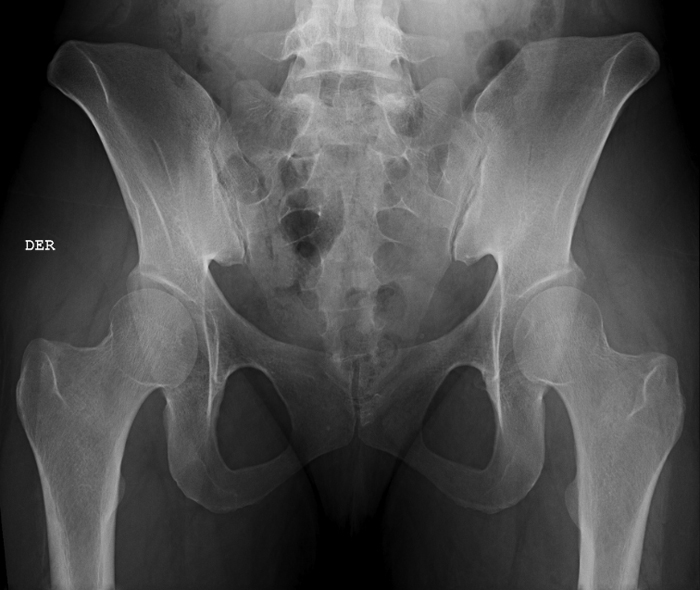
#> input picture dev/dataset/100_20_30/no_THA_train/36.jpg, 700 x 590 px, found by its file name
$ python physical_augment.py
#> lines starting #> are read from the running program, lines starting #| are printed output that depends on the picture
import os, sys
from skimage import io, color, transform
import numpy as np
# import cv2
from matplotlib import pyplot as plt


result_classes = {
    0: 'no_THA',
    1: 'yes_THA',
    2: 'yes_HRA'
}

dataset_dir = 'dataset/100_20_30'
directories = {}
for class_num in result_classes:
    directories['train_' + str(class_num)] = result_classes[class_num] + '_train'
    directories['val_' + str(class_num)] = result_classes[class_num] + '_val'
    # directories['test_' + str(class_num)] = result_classes[class_num] + '_test'

# dataset_dir = 'dataset/100_20_30_aug'
# directories = {'no_train' : 'no_THA_train',
#                 'yes_train' : 'yes_THA_train',
#                 'no_val' : 'no_THA_val',
#                 'yes_val' : 'yes_THA_val'
#               }
#                 # 'no_test' : 'no_THA_test',
#                 # 'yes_test' : 'yes_THA_test'


def read_image(img_path):
#> called with img_path = 'dataset/100_20_30/no_THA_train/36.jpg'
    x = io.imread(img_path)
#> x is the input picture: shape (590, 700, 3); min 0, max 255, mean 79.6
    img_name = os.path.splitext(img_path)[0]
    extension = os.path.splitext(img_path)[1]
    return x, img_name, extension


def save_image(x, new_img_path, extension):
    # [4 lines of commented-out code are left out]
    if extension == '':
        extension = '.jpg'
    new_img_path = new_img_path + extension
    print(new_img_path)
    if x.dtype == np.uint16:
        x = x.astype(np.uint8)
    io.imsave(new_img_path, x)


def rotate_image(img_path, degree):
    x, img_name, extension = read_image(img_path)
#> img_name = 'dataset/100_20_30/no_THA_train/36'; extension = '.jpg'
    x = transform.rotate(x, degree, resize=True)
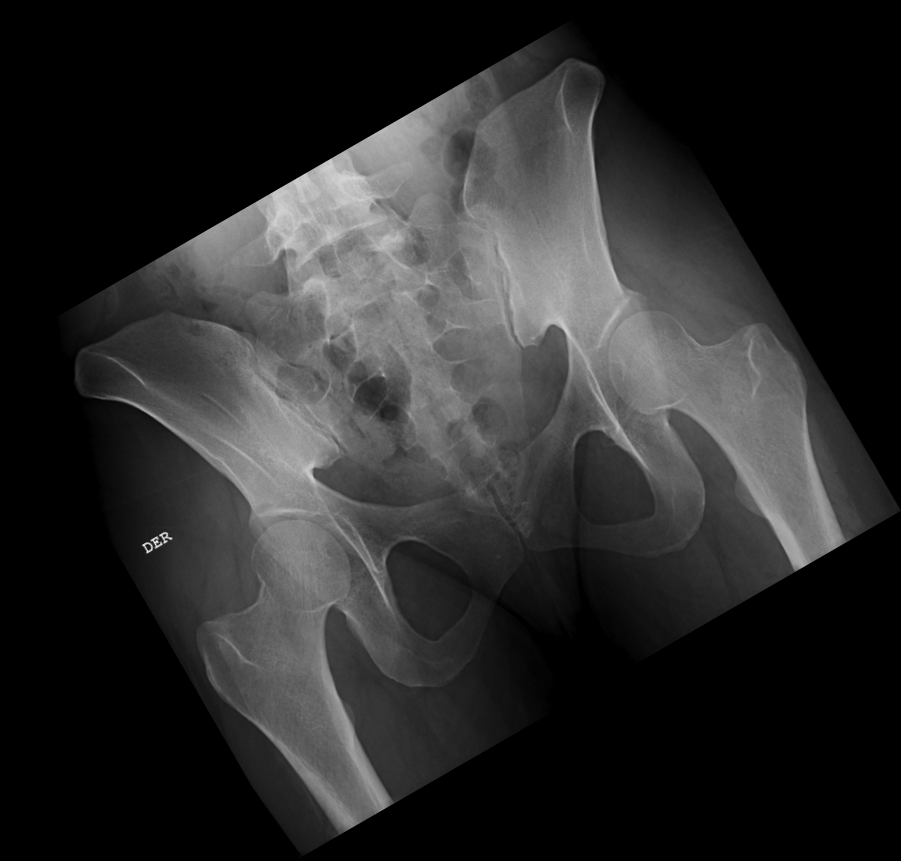
#> x: shape (861, 901, 3) float64; min 0, max 0.968, mean 0.166
    new_img_path = img_name + '_rotate_' + str(degree)
    save_image(x, new_img_path, extension)


def affine_image(img_path, iteration, rotate=False):
    x, img_name, extension = read_image(img_path)

    # [10 lines of commented-out code are left out]

    translation = (np.random.random_integers(-20, 20), np.random.random_integers(-20, 20))
    scale = (np.random.uniform(1/1.2, 1.2), np.random.uniform(1/1.2, 1.2))
    shear = np.random.random_integers(-10, 10)

    rotation = 0
    if rotate:
        rotation = np.random.random_integers(-15, +15)

    tf_augment = transform.AffineTransform(scale=scale, rotation=np.deg2rad(rotation), translation=translation, shear=np.deg2rad(shear))
    x = transform.warp(x, tf_augment)
    new_img_path = img_name + '_affine_' + str(iteration) + '_' + str(rotate)

    save_image(x, new_img_path, extension)


def amplify_image(img_path):
    for angle in range(30, 331, 30):
        rotate_image(img_path, angle)
    for iteration in range(1, 2):
        affine_image(img_path, iteration, rotate=False)
        affine_image(img_path, iteration, rotate=True)


def process_images():
    for key in directories:
        img_folder = os.path.join(dataset_dir, directories[key])
        images = os.listdir(img_folder)
        for image in images:
            if not image.startswith('.'): # avoid .DS_Store
                img_path = os.path.join(img_folder, image)
                amplify_image(img_path)


if __name__ == '__main__':
#> (the run stopped early here; a loop or call above may not have finished)
